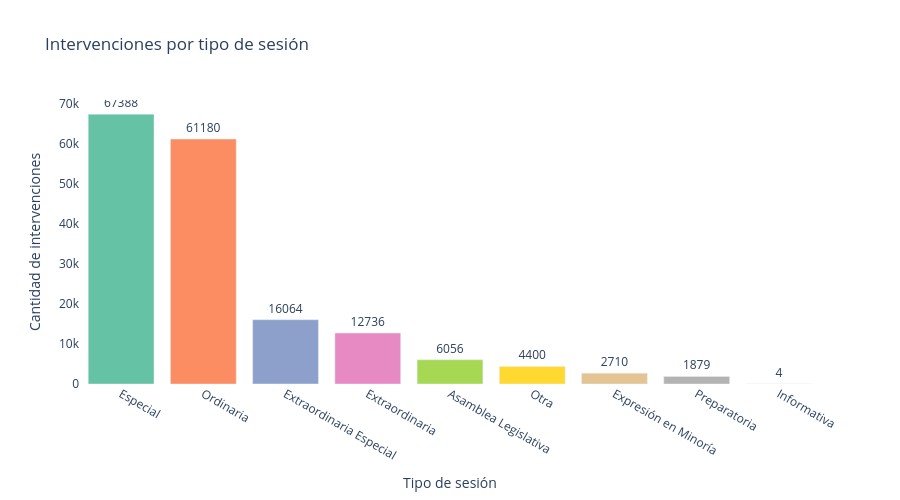

This figure's notebook cell:
### Code cell
# ── Gráfico: intervenciones por tipo de sesión ────────────────────────────────
fig_eda = px.bar(
    resumen.reset_index().rename(columns={"index": "tipo_sesion"}),
    x="tipo_sesion",
    y="intervenciones",
    color="tipo_sesion",
    text="intervenciones",
    title="Intervenciones por tipo de sesión",
    labels={"tipo_sesion": "Tipo de sesión", "intervenciones": "Cantidad de intervenciones"},
    height=500,
    color_discrete_sequence=px.colors.qualitative.Set2,
)
fig_eda.update_traces(textposition="outside")
fig_eda.update_layout(
    plot_bgcolor="white",
    showlegend=False,
    xaxis=dict(categoryorder="total descending"),
)
fig_eda.show()
fig_eda.write_html("figuras/eda_tipos_sesion.html")

### Figure 1 — Plotly figure (JSON) as saved in the notebook; plotly's stock layout.template omitted (floating-point values rounded to 4 significant figures)
{"data": [{"hovertemplate": "Tipo de sesión=%{x}<br>Cantidad de intervenciones=%{text}<extra></extra>", "legendgroup": "Especial", "marker": {"color": "rgb(102,194,165)", "pattern": {"shape": ""}}, "name": "Especial", "orientation": "v", "showlegend": true, "text": [67390.0], "textposition": "outside", "type": "bar", "x": ["Especial"], "xaxis": "x", "y": [67388], "yaxis": "y"}, {"hovertemplate": "Tipo de sesión=%{x}<br>Cantidad de intervenciones=%{text}<extra></extra>", "legendgroup": "Ordinaria", "marker": {"color": "rgb(252,141,98)", "pattern": {"shape": ""}}, "name": "Ordinaria", "orientation": "v", "showlegend": true, "text": [61180.0], "textposition": "outside", "type": "bar", "x": ["Ordinaria"], "xaxis": "x", "y": [61180], "yaxis": "y"}, {"hovertemplate": "Tipo de sesión=%{x}<br>Cantidad de intervenciones=%{text}<extra></extra>", "legendgroup": "Extraordinaria Especial", "marker": {"color": "rgb(141,160,203)", "pattern": {"shape": ""}}, "name": "Extraordinaria Especial", "orientation": "v", "showlegend": true, "text": [16060.0], "textposition": "outside", "type": "bar", "x": ["Extraordinaria Especial"], "xaxis": "x", "y": [16064], "yaxis": "y"}, {"hovertemplate": "Tipo de sesión=%{x}<br>Cantidad de intervenciones=%{text}<extra></extra>", "legendgroup": "Extraordinaria", "marker": {"color": "rgb(231,138,195)", "pattern": {"shape": ""}}, "name": "Extraordinaria", "orientation": "v", "showlegend": true, "text": [12740.0], "textposition": "outside", "type": "bar", "x": ["Extraordinaria"], "xaxis": "x", "y": [12736], "yaxis": "y"}, {"hovertemplate": "Tipo de sesión=%{x}<br>Cantidad de intervenciones=%{text}<extra></extra>", "legendgroup": "Asamblea Legislativa", "marker": {"color": "rgb(166,216,84)", "pattern": {"shape": ""}}, "name": "Asamblea Legislativa", "orientation": "v", "showlegend": true, "text": [6056.0], "textposition": "outside", "type": "bar", "x": ["Asamblea Legislativa"], "xaxis": "x", "y": [6056], "yaxis": "y"}, {"hovertemplate": "Tipo de sesión=%{x}<br>Cantidad de intervenciones=%{text}<extra></extra>", "legendgroup": "Otra", "marker": {"color": "rgb(255,217,47)", "pattern": {"shape": ""}}, "name": "Otra", "orientation": "v", "showlegend": true, "text": [4400.0], "textposition": "outside", "type": "bar", "x": ["Otra"], "xaxis": "x", "y": [4400], "yaxis": "y"}, {"hovertemplate": "Tipo de sesión=%{x}<br>Cantidad de intervenciones=%{text}<extra></extra>", "legendgroup": "Expresión en Minoría", "marker": {"color": "rgb(229,196,148)", "pattern": {"shape": ""}}, "name": "Expresión en Minoría", "orientation": "v", "showlegend": true, "text": [2710.0], "textposition": "outside", "type": "bar", "x": ["Expresión en Minoría"], "xaxis": "x", "y": [2710], "yaxis": "y"}, {"hovertemplate": "Tipo de sesión=%{x}<br>Cantidad de intervenciones=%{text}<extra></extra>", "legendgroup": "Preparatoria", "marker": {"color": "rgb(179,179,179)", "pattern": {"shape": ""}}, "name": "Preparatoria", "orientation": "v", "showlegend": true, "text": [1879.0], "textposition": "outside", "type": "bar", "x": ["Preparatoria"], "xaxis": "x", "y": [1879], "yaxis": "y"}, {"hovertemplate": "Tipo de sesión=%{x}<br>Cantidad de intervenciones=%{text}<extra></extra>", "legendgroup": "Informativa", "marker": {"color": "rgb(102,194,165)", "pattern": {"shape": ""}}, "name": "Informativa", "orientation": "v", "showlegend": true, "text": [4.0], "textposition": "outside", "type": "bar", "x": ["Informativa"], "xaxis": "x", "y": [4], "yaxis": "y"}], "layout": {"barmode": "relative", "height": 500, "legend": {"title": {"text": "Tipo de sesión"}, "tracegroupgap": 0}, "plot_bgcolor": "white", "showlegend": false, "title": {"text": "Intervenciones por tipo de sesión"}, "xaxis": {"anchor": "y", "categoryarray": ["Especial", "Ordinaria", "Extraordinaria Especial", "Extraordinaria", "Asamblea Legislativa", "Otra", "Expresión en Minoría", "Preparatoria", "Informativa"], "categoryorder": "total descending", "domain": [0, 1], "title": {"text": "Tipo de sesión"}}, "yaxis": {"anchor": "x", "domain": [0, 1], "title": {"text": "Cantidad de intervenciones"}}}}
